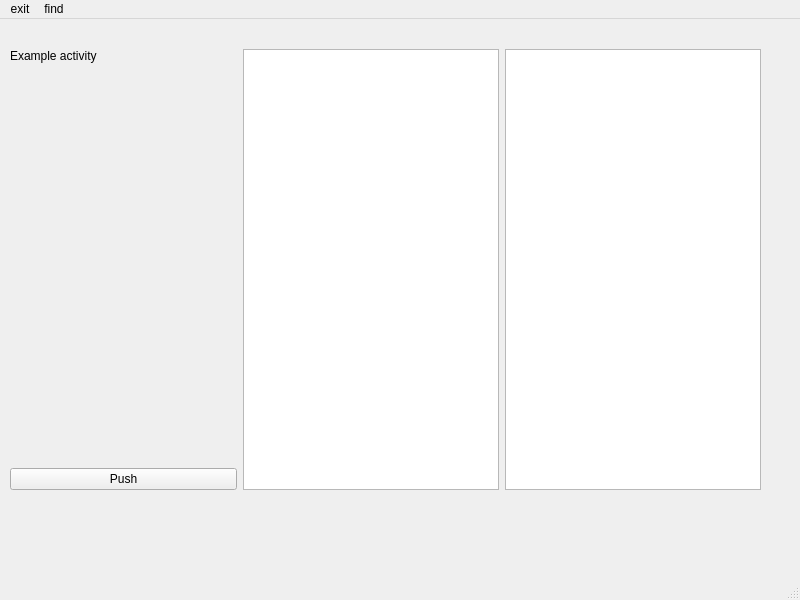
<?xml version="1.0" encoding="UTF-8"?>
<ui version="4.0">
 <class>MainWindow</class>
 <widget class="QMainWindow" name="MainWindow">
  <property name="geometry">
   <rect>
    <x>0</x>
    <y>0</y>
    <width>800</width>
    <height>600</height>
   </rect>
  </property>
  <property name="windowTitle">
   <string>MainWindow</string>
  </property>
  <widget class="QWidget" name="centralwidget">
   <widget class="QWidget" name="layoutWidget">
    <property name="geometry">
     <rect>
      <x>10</x>
      <y>30</y>
      <width>751</width>
      <height>441</height>
     </rect>
    </property>
    <layout class="QHBoxLayout" name="horizontalLayout">
     <item>
      <layout class="QVBoxLayout" name="verticalLayout">
       <item>
        <widget class="QLabel" name="label">
         <property name="text">
          <string>Example activity</string>
         </property>
        </widget>
       </item>
       <item>
        <widget class="QLabel" name="label_2">
         <property name="sizePolicy">
          <sizepolicy hsizetype="Expanding" vsizetype="Expanding">
           <horstretch>0</horstretch>
           <verstretch>0</verstretch>
          </sizepolicy>
         </property>
         <property name="baseSize">
          <size>
           <width>30</width>
           <height>30</height>
          </size>
         </property>
         <property name="text">
          <string>&lt;html&gt;&lt;head/&gt;&lt;body&gt;&lt;p&gt;&lt;img src=&quot;:/newPrefix/Resources/Images/5a8f82375e2ae101c8913122-medium.jpg&quot;/&gt;&lt;/p&gt;&lt;/body&gt;&lt;/html&gt;</string>
         </property>
        </widget>
       </item>
       <item>
        <widget class="QPushButton" name="pushButton">
         <property name="text">
          <string>Push</string>
         </property>
        </widget>
       </item>
      </layout>
     </item>
     <item>
      <widget class="QTextEdit" name="textEdit"/>
     </item>
     <item>
      <widget class="QListView" name="listView"/>
     </item>
    </layout>
   </widget>
  </widget>
  <widget class="QMenuBar" name="menubar">
   <property name="geometry">
    <rect>
     <x>0</x>
     <y>0</y>
     <width>800</width>
     <height>21</height>
    </rect>
   </property>
   <widget class="QMenu" name="menuexit">
    <property name="title">
     <string>exit</string>
    </property>
   </widget>
   <widget class="QMenu" name="menufind">
    <property name="title">
     <string>find</string>
    </property>
   </widget>
   <addaction name="menuexit"/>
   <addaction name="menufind"/>
  </widget>
  <widget class="QStatusBar" name="statusbar"/>
 </widget>
 <resources>
  <include location="../test.qrc"/>
 </resources>
 <connections/>
</ui>
